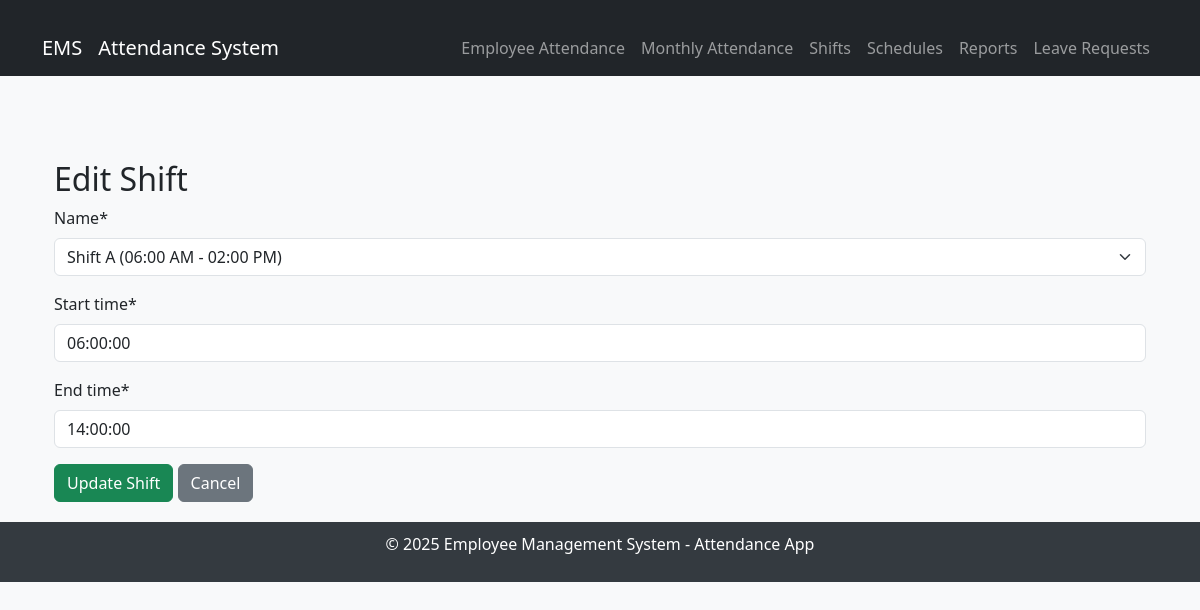
The app's page /attendance/shifts/edit/1/ with its own data.
### attendance/models.py (models this page shows, shortened)
class Shift(models.Model):
    SHIFT_CHOICES =[
        ("A", "Shift A (06:00 AM - 02:00 PM)"),
        ("B", "Shift B (02:00 PM - 10:00 PM)"),
        ("C", "Shift C (10:00 PM - 06:00 AM)"),
    ]
    name = models.CharField(max_length=1, choices=SHIFT_CHOICES, unique=True)
    start_time = models.TimeField()
    end_time = models.TimeField()

### attendance/views.py (the view)
# urls.py: path('shifts/edit/<int:pk>/', ShiftUpdateView.as_view(), name='shift_edit'),
class ShiftUpdateView(UpdateView):
    model = Shift
    form_class = ShiftForm
    template_name = 'attendance/shift/shift_form.html'
    success_url = reverse_lazy('shift_list')

### attendance/forms.py
class ShiftForm(forms.ModelForm):
    class Meta:
        model = Shift
        fields = '__all__'
    def __init__(self, *args, **kwargs):
        super().__init__(*args, **kwargs)
        self.helper = FormHelper()
        self.helper.form_method = 'post'
        self.helper.add_input(Submit('submit', 'Save Shift'))

### attendance/templates/attendance/shift/shift_form.html (shortened to what this page needs)
{% extends 'attendance/base.html' %}
{% load crispy_forms_tags %}
{% block content %}
<div class="container mt-4">
    <h2>{% if form.instance.pk %}Edit Shift{% else %}Add New Shift{% endif %}</h2>
    <form method="post">
        {{ form|crispy }}
        <button type="submit" class="btn btn-success">{% if form.instance.pk %}Update{% else %}Create{% endif %} Shift</button>
        <a href="{% url 'shift_list' %}" class="btn btn-secondary">Cancel</a>
    </form>
</div>
{% endblock %}

### attendance/templates/attendance/base.html (style rules this page uses)
body { background-color: #f8f9fa; }
.container { padding-top: 20px; }

### records on screen
Shift: name "Shift A (06:00 AM - 02:00 PM)", start_time "06:00:00", end_time "14:00:00"
